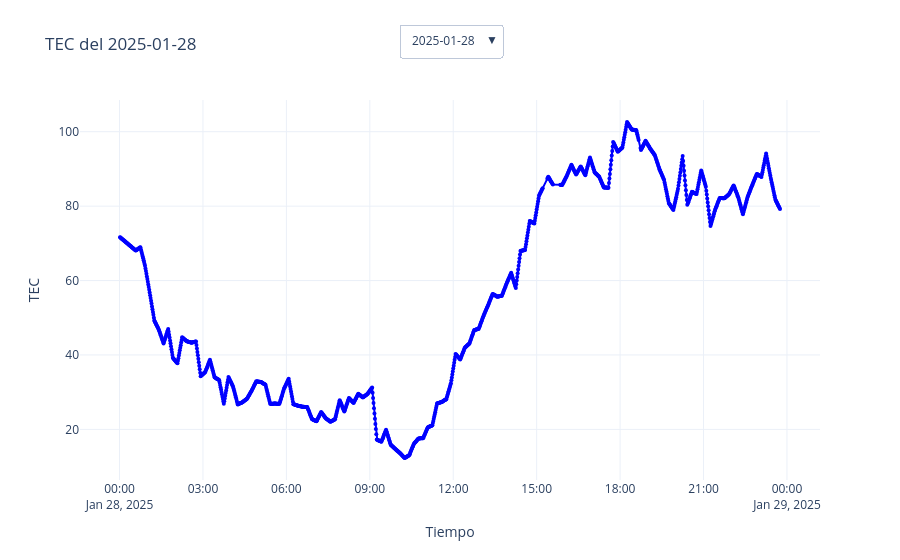
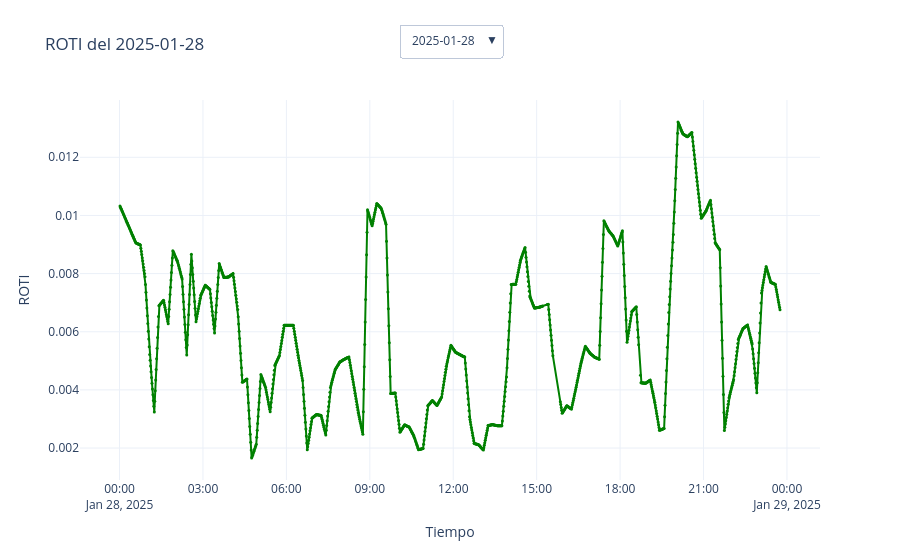

Notebook cell for these charts, in order:
### Markdown cell above
# **📊 5. Visualización interactiva de TEC y ROTI**

El siguiente bloque genera gráficos dinámicos por día de observación con cintilación, usando Plotly.

### Code cell
# =====================================
# 5. Visualización interactiva de TEC y ROTI
# =====================================

df = df_FINAL_CINT.copy()
df["Fecha"] = df["Tiempo"].dt.date
fechas_unicas = sorted(df["Fecha"].unique())
n_fechas = len(fechas_unicas)

trazas_tec, trazas_roti = [], []
botones_fechas_tec, botones_fechas_roti = [], []

for i, fecha in enumerate(fechas_unicas):
    inicio = pd.to_datetime(fecha)
    fin = inicio + timedelta(days=1)
    df_dia = df[(df["Tiempo"] >= inicio) & (df["Tiempo"] < fin)]

    # --- TEC ---
    trazas_tec.append(go.Scatter(
        x=df_dia["Tiempo"], y=df_dia["TEC"],
        mode="lines+markers",
        name=f"TEC - {fecha}",
        marker=dict(size=4, color="blue"),
        visible=(i == 0)
    ))

    # --- ROTI ---
    trazas_roti.append(go.Scatter(
        x=df_dia["Tiempo"], y=df_dia["ROTI"],
        mode="lines+markers",
        name=f"ROTI - {fecha}",
        marker=dict(size=3, color="green"),
        visible=(i == 0)
    ))

    # Botones de selección
    vis_tec = [False] * n_fechas
    vis_roti = [False] * n_fechas
    vis_tec[i] = True
    vis_roti[i] = True

    botones_fechas_tec.append(dict(
        label=str(fecha),
        method="update",
        args=[{"visible": vis_tec}, {"title": f"TEC del {fecha}"}]
    ))

    botones_fechas_roti.append(dict(
        label=str(fecha),
        method="update",
        args=[{"visible": vis_roti}, {"title": f"ROTI del {fecha}"}]
    ))

# --- Figura TEC ---
fig_tec = go.Figure(data=trazas_tec)
fig_tec.update_layout(
    title=f"TEC del {fechas_unicas[0]}",
    xaxis_title="Tiempo", yaxis_title="TEC",
    template="plotly_white",
    updatemenus=[dict(buttons=botones_fechas_tec, direction="down", showactive=True, x=0.5, y=1.2, xanchor="center", yanchor="top")],
    height=400
)

# --- Figura ROTI ---
fig_roti = go.Figure(data=trazas_roti)
fig_roti.update_layout(
    title=f"ROTI del {fechas_unicas[0]}",
    xaxis_title="Tiempo", yaxis_title="ROTI",
    template="plotly_white",
    updatemenus=[dict(buttons=botones_fechas_roti, direction="down", showactive=True, x=0.5, y=1.2, xanchor="center", yanchor="top")],
    height=400
)

fig_tec.show()
fig_roti.show()

### Figure 1 — Plotly figure (JSON) as saved in the notebook; plotly's stock layout.template omitted (floating-point values rounded to 4 significant figures; data arrays with more than 128 entries replaced by an {"elided": "..."} marker saying what was removed)
{"data": [{"marker": {"color": "blue", "size": 4}, "mode": "lines+markers", "name": "TEC - 2025-01-28", "type": "scatter", "visible": true, "x": {"elided": "1398 str values"}, "y": {"elided": "1398 float values"}}, {"marker": {"color": "blue", "size": 4}, "mode": "lines+markers", "name": "TEC - 2025-01-30", "type": "scatter", "visible": false, "x": {"elided": "1425 str values"}, "y": {"elided": "1425 float values"}}, {"marker": {"color": "blue", "size": 4}, "mode": "lines+markers", "name": "TEC - 2025-01-31", "type": "scatter", "visible": false, "x": {"elided": "1425 str values"}, "y": {"elided": "1425 float values"}}, {"marker": {"color": "blue", "size": 4}, "mode": "lines+markers", "name": "TEC - 2025-02-01", "type": "scatter", "visible": false, "x": {"elided": "1425 str values"}, "y": {"elided": "1425 float values"}}, {"marker": {"color": "blue", "size": 4}, "mode": "lines+markers", "name": "TEC - 2025-02-04", "type": "scatter", "visible": false, "x": {"elided": "1425 str values"}, "y": {"elided": "1425 float values"}}, {"marker": {"color": "blue", "size": 4}, "mode": "lines+markers", "name": "TEC - 2025-02-05", "type": "scatter", "visible": false, "x": {"elided": "1425 str values"}, "y": {"elided": "1425 float values"}}, {"marker": {"color": "blue", "size": 4}, "mode": "lines+markers", "name": "TEC - 2025-02-06", "type": "scatter", "visible": false, "x": {"elided": "1425 str values"}, "y": {"elided": "1425 float values"}}, {"marker": {"color": "blue", "size": 4}, "mode": "lines+markers", "name": "TEC - 2025-02-07", "type": "scatter", "visible": false, "x": {"elided": "1425 str values"}, "y": {"elided": "1425 float values"}}, {"marker": {"color": "blue", "size": 4}, "mode": "lines+markers", "name": "TEC - 2025-02-08", "type": "scatter", "visible": false, "x": {"elided": "1425 str values"}, "y": {"elided": "1425 float values"}}, {"marker": {"color": "blue", "size": 4}, "mode": "lines+markers", "name": "TEC - 2025-02-09", "type": "scatter", "visible": false, "x": {"elided": "1425 str values"}, "y": {"elided": "1425 float values"}}, {"marker": {"color": "blue", "size": 4}, "mode": "lines+markers", "name": "TEC - 2025-02-11", "type": "scatter", "visible": false, "x": {"elided": "1425 str values"}, "y": {"elided": "1425 float values"}}, {"marker": {"color": "blue", "size": 4}, "mode": "lines+markers", "name": "TEC - 2025-02-12", "type": "scatter", "visible": false, "x": {"elided": "1425 str values"}, "y": {"elided": "1425 float values"}}, {"marker": {"color": "blue", "size": 4}, "mode": "lines+markers", "name": "TEC - 2025-02-13", "type": "scatter", "visible": false, "x": {"elided": "1425 str values"}, "y": {"elided": "1425 float values"}}, {"marker": {"color": "blue", "size": 4}, "mode": "lines+markers", "name": "TEC - 2025-02-14", "type": "scatter", "visible": false, "x": {"elided": "1005 str values"}, "y": {"elided": "1005 float values"}}, {"marker": {"color": "blue", "size": 4}, "mode": "lines+markers", "name": "TEC - 2025-02-21", "type": "scatter", "visible": false, "x": {"elided": "1425 str values"}, "y": {"elided": "1425 float values"}}, {"marker": {"color": "blue", "size": 4}, "mode": "lines+markers", "name": "TEC - 2025-02-25", "type": "scatter", "visible": false, "x": {"elided": "1425 str values"}, "y": {"elided": "1425 float values"}}, {"marker": {"color": "blue", "size": 4}, "mode": "lines+markers", "name": "TEC - 2025-02-26", "type": "scatter", "visible": false, "x": {"elided": "1425 str values"}, "y": {"elided": "1425 float values"}}, {"marker": {"color": "blue", "size": 4}, "mode": "lines+markers", "name": "TEC - 2025-03-06", "type": "scatter", "visible": false, "x": {"elided": "1425 str values"}, "y": {"elided": "1425 float values"}}, {"marker": {"color": "blue", "size": 4}, "mode": "lines+markers", "name": "TEC - 2025-03-07", "type": "scatter", "visible": false, "x": {"elided": "1425 str values"}, "y": {"elided": "1425 float values"}}, {"marker": {"color": "blue", "size": 4}, "mode": "lines+markers", "name": "TEC - 2025-03-08", "type": "scatter", "visible": false, "x": {"elided": "1425 str values"}, "y": {"elided": "1425 float values"}}, {"marker": {"color": "blue", "size": 4}, "mode": "lines+markers", "name": "TEC - 2025-03-12", "type": "scatter", "visible": false, "x": {"elided": "1425 str values"}, "y": {"elided": "1425 float values"}}, {"marker": {"color": "blue", "size": 4}, "mode": "lines+markers", "name": "TEC - 2025-03-13", "type": "scatter", "visible": false, "x": {"elided": "1424 str values"}, "y": {"elided": "1424 float values"}}, {"marker": {"color": "blue", "size": 4}, "mode": "lines+markers", "name": "TEC - 2025-03-14", "type": "scatter", "visible": false, "x": {"elided": "1425 str values"}, "y": {"elided": "1425 float values"}}, {"marker": {"color": "blue", "size": 4}, "mode": "lines+markers", "name": "TEC - 2025-03-16", "type": "scatter", "visible": false, "x": {"elided": "1425 str values"}, "y": {"elided": "1425 float values"}}, {"marker": {"color": "blue", "size": 4}, "mode": "lines+markers", "name": "TEC - 2025-03-18", "type": "scatter", "visible": false, "x": {"elided": "1425 str values"}, "y": {"elided": "1425 float values"}}, {"marker": {"color": "blue", "size": 4}, "mode": "lines+markers", "name": "TEC - 2025-03-22", "type": "scatter", "visible": false, "x": {"elided": "1386 str values"}, "y": {"elided": "1386 float values"}}, {"marker": {"color": "blue", "size": 4}, "mode": "lines+markers", "name": "TEC - 2025-03-30", "type": "scatter", "visible": false, "x": {"elided": "1425 str values"}, "y": {"elided": "1425 float values"}}, {"marker": {"color": "blue", "size": 4}, "mode": "lines+markers", "name": "TEC - 2025-04-02", "type": "scatter", "visible": false, "x": {"elided": "1425 str values"}, "y": {"elided": "1425 float values"}}, {"marker": {"color": "blue", "size": 4}, "mode": "lines+markers", "name": "TEC - 2025-04-03", "type": "scatter", "visible": false, "x": {"elided": "1425 str values"}, "y": {"elided": "1425 float values"}}], "layout": {"autosize": true, "title": {"text": "TEC del 2025-01-28"}, "updatemenus": [{"buttons": [{"args": [{"visible": [true, false, false, false, false, false, false, false, false, false, false, false, false, false, false, false, false, false, false, false, false, false, false, false, false, false, false, false, false]}, {"title": "TEC del 2025-01-28"}], "label": "2025-01-28", "method": "update"}, {"args": [{"visible": [false, true, false, false, false, false, false, false, false, false, false, false, false, false, false, false, false, false, false, false, false, false, false, false, false, false, false, false, false]}, {"title": "TEC del 2025-01-30"}], "label": "2025-01-30", "method": "update"}, {"args": [{"visible": [false, false, true, false, false, false, false, false, false, false, false, false, false, false, false, false, false, false, false, false, false, false, false, false, false, false, false, false, false]}, {"title": "TEC del 2025-01-31"}], "label": "2025-01-31", "method": "update"}, {"args": [{"visible": [false, false, false, true, false, false, false, false, false, false, false, false, false, false, false, false, false, false, false, false, false, false, false, false, false, false, false, false, false]}, {"title": "TEC del 2025-02-01"}], "label": "2025-02-01", "method": "update"}, {"args": [{"visible": [false, false, false, false, true, false, false, false, false, false, false, false, false, false, false, false, false, false, false, false, false, false, false, false, false, false, false, false, false]}, {"title": "TEC del 2025-02-04"}], "label": "2025-02-04", "method": "update"}, {"args": [{"visible": [false, false, false, false, false, true, false, false, false, false, false, false, false, false, false, false, false, false, false, false, false, false, false, false, false, false, false, false, false]}, {"title": "TEC del 2025-02-05"}], "label": "2025-02-05", "method": "update"}, {"args": [{"visible": [false, false, false, false, false, false, true, false, false, false, false, false, false, false, false, false, false, false, false, false, false, false, false, false, false, false, false, false, false]}, {"title": "TEC del 2025-02-06"}], "label": "2025-02-06", "method": "update"}, {"args": [{"visible": [false, false, false, false, false, false, false, true, false, false, false, false, false, false, false, false, false, false, false, false, false, false, false, false, false, false, false, false, false]}, {"title": "TEC del 2025-02-07"}], "label": "2025-02-07", "method": "update"}, {"args": [{"visible": [false, false, false, false, false, false, false, false, true, false, false, false, false, false, false, false, false, false, false, false, false, false, false, false, false, false, false, false, false]}, {"title": "TEC del 2025-02-08"}], "label": "2025-02-08", "method": "update"}, {"args": [{"visible": [false, false, false, false, false, false, false, false, false, true, false, false, false, false, false, false, false, false, false, false, false, false, false, false, false, false, false, false, false]}, {"title": "TEC del 2025-02-09"}], "label": "2025-02-09", "method": "update"}, {"args": [{"visible": [false, false, false, false, false, false, false, false, false, false, true, false, false, false, false, false, false, false, false, false, false, false, false, false, false, false, false, false, false]}, {"title": "TEC del 2025-02-11"}], "label": "2025-02-11", "method": "update"}, {"args": [{"visible": [false, false, false, false, false, false, false, false, false, false, false, true, false, false, false, false, false, false, false, false, false, false, false, false, false, false, false, false, false]}, {"title": "TEC del 2025-02-12"}], "label": "2025-02-12", "method": "update"}, {"args": [{"visible": [false, false, false, false, false, false, false, false, false, false, false, false, true, false, false, false, false, false, false, false, false, false, false, false, false, false, false, false, false]}, {"title": "TEC del 2025-02-13"}], "label": "2025-02-13", "method": "update"}, {"args": [{"visible": [false, false, false, false, false, false, false, false, false, false, false, false, false, true, false, false, false, false, false, false, false, false, false, false, false, false, false, false, false]}, {"title": "TEC del 2025-02-14"}], "label": "2025-02-14", "method": "update"}, {"args": [{"visible": [false, false, false, false, false, false, false, false, false, false, false, false, false, false, true, false, false, false, false, false, false, false, false, false, false, false, false, false, false]}, {"title": "TEC del 2025-02-21"}], "label": "2025-02-21", "method": "update"}, {"args": [{"visible": [false, false, false, false, false, false, false, false, false, false, false, false, false, false, false, true, false, false, false, false, false, false, false, false, false, false, false, false, false]}, {"title": "TEC del 2025-02-25"}], "label": "2025-02-25", "method": "update"}, {"args": [{"visible": [false, false, false, false, false, false, false, false, false, false, false, false, false, false, false, false, true, false, false, false, false, false, false, false, false, false, false, false, false]}, {"title": "TEC del 2025-02-26"}], "label": "2025-02-26", "method": "update"}, {"args": [{"visible": [false, false, false, false, false, false, false, false, false, false, false, false, false, false, false, false, false, true, false, false, false, false, false, false, false, false, false, false, false]}, {"title": "TEC del 2025-03-06"}], "label": "2025-03-06", "method": "update"}, {"args": [{"visible": [false, false, false, false, false, false, false, false, false, false, false, false, false, false, false, false, false, false, true, false, false, false, false, false, false, false, false, false, false]}, {"title": "TEC del 2025-03-07"}], "label": "2025-03-07", "method": "update"}, {"args": [{"visible": [false, false, false, false, false, false, false, false, false, false, false, false, false, false, false, false, false, false, false, true, false, false, false, false, false, false, false, false, false]}, {"title": "TEC del 2025-03-08"}], "label": "2025-03-08", "method": "update"}, {"args": [{"visible": [false, false, false, false, false, false, false, false, false, false, false, false, false, false, false, false, false, false, false, false, true, false, false, false, false, false, false, false, false]}, {"title": "TEC del 2025-03-12"}], "label": "2025-03-12", "method": "update"}, {"args": [{"visible": [false, false, false, false, false, false, false, false, false, false, false, false, false, false, false, false, false, false, false, false, false, true, false, false, false, false, false, false, false]}, {"title": "TEC del 2025-03-13"}], "label": "2025-03-13", "method": "update"}, {"args": [{"visible": [false, false, false, false, false, false, false, false, false, false, false, false, false, false, false, false, false, false, false, false, false, false, true, false, false, false, false, false, false]}, {"title": "TEC del 2025-03-14"}], "label": "2025-03-14", "method": "update"}, {"args": [{"visible": [false, false, false, false, false, false, false, false, false, false, false, false, false, false, false, false, false, false, false, false, false, false, false, true, false, false, false, false, false]}, {"title": "TEC del 2025-03-16"}], "label": "2025-03-16", "method": "update"}, {"args": [{"visible": [false, false, false, false, false, false, false, false, false, false, false, false, false, false, false, false, false, false, false, false, false, false, false, false, true, false, false, false, false]}, {"title": "TEC del 2025-03-18"}], "label": "2025-03-18", "method": "update"}, {"args": [{"visible": [false, false, false, false, false, false, false, false, false, false, false, false, false, false, false, false, false, false, false, false, false, false, false, false, false, true, false, false, false]}, {"title": "TEC del 2025-03-22"}], "label": "2025-03-22", "method": "update"}, {"args": [{"visible": [false, false, false, false, false, false, false, false, false, false, false, false, false, false, false, false, false, false, false, false, false, false, false, false, false, false, true, false, false]}, {"title": "TEC del 2025-03-30"}], "label": "2025-03-30", "method": "update"}, {"args": [{"visible": [false, false, false, false, false, false, false, false, false, false, false, false, false, false, false, false, false, false, false, false, false, false, false, false, false, false, false, true, false]}, {"title": "TEC del 2025-04-02"}], "label": "2025-04-02", "method": "update"}, {"args": [{"visible": [false, false, false, false, false, false, false, false, false, false, false, false, false, false, false, false, false, false, false, false, false, false, false, false, false, false, false, false, true]}, {"title": "TEC del 2025-04-03"}], "label": "2025-04-03", "method": "update"}], "direction": "down", "showactive": true, "x": 0.5, "xanchor": "center", "y": 1.2, "yanchor": "top"}], "xaxis": {"autorange": true, "range": ["2025-01-27 22:36:16.4514", "2025-01-29 01:09:43.5486"], "title": {"text": "Tiempo"}, "type": "date"}, "yaxis": {"autorange": true, "range": [5.361, 109.6], "title": {"text": "TEC"}, "type": "linear"}}}

### Figure 2 — Plotly figure (JSON) as saved in the notebook; plotly's stock layout.template omitted (floating-point values rounded to 4 significant figures; data arrays with more than 128 entries replaced by an {"elided": "..."} marker saying what was removed)
{"data": [{"marker": {"color": "green", "size": 3}, "mode": "lines+markers", "name": "ROTI - 2025-01-28", "type": "scatter", "visible": true, "x": {"elided": "1398 str values"}, "y": {"elided": "1398 float values"}}, {"marker": {"color": "green", "size": 3}, "mode": "lines+markers", "name": "ROTI - 2025-01-30", "type": "scatter", "visible": false, "x": {"elided": "1425 str values"}, "y": {"elided": "1425 float values"}}, {"marker": {"color": "green", "size": 3}, "mode": "lines+markers", "name": "ROTI - 2025-01-31", "type": "scatter", "visible": false, "x": {"elided": "1425 str values"}, "y": {"elided": "1425 float values"}}, {"marker": {"color": "green", "size": 3}, "mode": "lines+markers", "name": "ROTI - 2025-02-01", "type": "scatter", "visible": false, "x": {"elided": "1425 str values"}, "y": {"elided": "1425 float values"}}, {"marker": {"color": "green", "size": 3}, "mode": "lines+markers", "name": "ROTI - 2025-02-04", "type": "scatter", "visible": false, "x": {"elided": "1425 str values"}, "y": {"elided": "1425 float values"}}, {"marker": {"color": "green", "size": 3}, "mode": "lines+markers", "name": "ROTI - 2025-02-05", "type": "scatter", "visible": false, "x": {"elided": "1425 str values"}, "y": {"elided": "1425 float values"}}, {"marker": {"color": "green", "size": 3}, "mode": "lines+markers", "name": "ROTI - 2025-02-06", "type": "scatter", "visible": false, "x": {"elided": "1425 str values"}, "y": {"elided": "1425 float values"}}, {"marker": {"color": "green", "size": 3}, "mode": "lines+markers", "name": "ROTI - 2025-02-07", "type": "scatter", "visible": false, "x": {"elided": "1425 str values"}, "y": {"elided": "1425 float values"}}, {"marker": {"color": "green", "size": 3}, "mode": "lines+markers", "name": "ROTI - 2025-02-08", "type": "scatter", "visible": false, "x": {"elided": "1425 str values"}, "y": {"elided": "1425 float values"}}, {"marker": {"color": "green", "size": 3}, "mode": "lines+markers", "name": "ROTI - 2025-02-09", "type": "scatter", "visible": false, "x": {"elided": "1425 str values"}, "y": {"elided": "1425 float values"}}, {"marker": {"color": "green", "size": 3}, "mode": "lines+markers", "name": "ROTI - 2025-02-11", "type": "scatter", "visible": false, "x": {"elided": "1425 str values"}, "y": {"elided": "1425 float values"}}, {"marker": {"color": "green", "size": 3}, "mode": "lines+markers", "name": "ROTI - 2025-02-12", "type": "scatter", "visible": false, "x": {"elided": "1425 str values"}, "y": {"elided": "1425 float values"}}, {"marker": {"color": "green", "size": 3}, "mode": "lines+markers", "name": "ROTI - 2025-02-13", "type": "scatter", "visible": false, "x": {"elided": "1425 str values"}, "y": {"elided": "1425 float values"}}, {"marker": {"color": "green", "size": 3}, "mode": "lines+markers", "name": "ROTI - 2025-02-14", "type": "scatter", "visible": false, "x": {"elided": "1005 str values"}, "y": {"elided": "1005 float values"}}, {"marker": {"color": "green", "size": 3}, "mode": "lines+markers", "name": "ROTI - 2025-02-21", "type": "scatter", "visible": false, "x": {"elided": "1425 str values"}, "y": {"elided": "1425 float values"}}, {"marker": {"color": "green", "size": 3}, "mode": "lines+markers", "name": "ROTI - 2025-02-25", "type": "scatter", "visible": false, "x": {"elided": "1425 str values"}, "y": {"elided": "1425 float values"}}, {"marker": {"color": "green", "size": 3}, "mode": "lines+markers", "name": "ROTI - 2025-02-26", "type": "scatter", "visible": false, "x": {"elided": "1425 str values"}, "y": {"elided": "1425 float values"}}, {"marker": {"color": "green", "size": 3}, "mode": "lines+markers", "name": "ROTI - 2025-03-06", "type": "scatter", "visible": false, "x": {"elided": "1425 str values"}, "y": {"elided": "1425 float values"}}, {"marker": {"color": "green", "size": 3}, "mode": "lines+markers", "name": "ROTI - 2025-03-07", "type": "scatter", "visible": false, "x": {"elided": "1425 str values"}, "y": {"elided": "1425 float values"}}, {"marker": {"color": "green", "size": 3}, "mode": "lines+markers", "name": "ROTI - 2025-03-08", "type": "scatter", "visible": false, "x": {"elided": "1425 str values"}, "y": {"elided": "1425 float values"}}, {"marker": {"color": "green", "size": 3}, "mode": "lines+markers", "name": "ROTI - 2025-03-12", "type": "scatter", "visible": false, "x": {"elided": "1425 str values"}, "y": {"elided": "1425 float values"}}, {"marker": {"color": "green", "size": 3}, "mode": "lines+markers", "name": "ROTI - 2025-03-13", "type": "scatter", "visible": false, "x": {"elided": "1424 str values"}, "y": {"elided": "1424 float values"}}, {"marker": {"color": "green", "size": 3}, "mode": "lines+markers", "name": "ROTI - 2025-03-14", "type": "scatter", "visible": false, "x": {"elided": "1425 str values"}, "y": {"elided": "1425 float values"}}, {"marker": {"color": "green", "size": 3}, "mode": "lines+markers", "name": "ROTI - 2025-03-16", "type": "scatter", "visible": false, "x": {"elided": "1425 str values"}, "y": {"elided": "1425 float values"}}, {"marker": {"color": "green", "size": 3}, "mode": "lines+markers", "name": "ROTI - 2025-03-18", "type": "scatter", "visible": false, "x": {"elided": "1425 str values"}, "y": {"elided": "1425 float values"}}, {"marker": {"color": "green", "size": 3}, "mode": "lines+markers", "name": "ROTI - 2025-03-22", "type": "scatter", "visible": false, "x": {"elided": "1386 str values"}, "y": {"elided": "1386 float values"}}, {"marker": {"color": "green", "size": 3}, "mode": "lines+markers", "name": "ROTI - 2025-03-30", "type": "scatter", "visible": false, "x": {"elided": "1425 str values"}, "y": {"elided": "1425 float values"}}, {"marker": {"color": "green", "size": 3}, "mode": "lines+markers", "name": "ROTI - 2025-04-02", "type": "scatter", "visible": false, "x": {"elided": "1425 str values"}, "y": {"elided": "1425 float values"}}, {"marker": {"color": "green", "size": 3}, "mode": "lines+markers", "name": "ROTI - 2025-04-03", "type": "scatter", "visible": false, "x": {"elided": "1425 str values"}, "y": {"elided": "1425 float values"}}], "layout": {"autosize": true, "title": {"text": "ROTI del 2025-01-28"}, "updatemenus": [{"buttons": [{"args": [{"visible": [true, false, false, false, false, false, false, false, false, false, false, false, false, false, false, false, false, false, false, false, false, false, false, false, false, false, false, false, false]}, {"title": "ROTI del 2025-01-28"}], "label": "2025-01-28", "method": "update"}, {"args": [{"visible": [false, true, false, false, false, false, false, false, false, false, false, false, false, false, false, false, false, false, false, false, false, false, false, false, false, false, false, false, false]}, {"title": "ROTI del 2025-01-30"}], "label": "2025-01-30", "method": "update"}, {"args": [{"visible": [false, false, true, false, false, false, false, false, false, false, false, false, false, false, false, false, false, false, false, false, false, false, false, false, false, false, false, false, false]}, {"title": "ROTI del 2025-01-31"}], "label": "2025-01-31", "method": "update"}, {"args": [{"visible": [false, false, false, true, false, false, false, false, false, false, false, false, false, false, false, false, false, false, false, false, false, false, false, false, false, false, false, false, false]}, {"title": "ROTI del 2025-02-01"}], "label": "2025-02-01", "method": "update"}, {"args": [{"visible": [false, false, false, false, true, false, false, false, false, false, false, false, false, false, false, false, false, false, false, false, false, false, false, false, false, false, false, false, false]}, {"title": "ROTI del 2025-02-04"}], "label": "2025-02-04", "method": "update"}, {"args": [{"visible": [false, false, false, false, false, true, false, false, false, false, false, false, false, false, false, false, false, false, false, false, false, false, false, false, false, false, false, false, false]}, {"title": "ROTI del 2025-02-05"}], "label": "2025-02-05", "method": "update"}, {"args": [{"visible": [false, false, false, false, false, false, true, false, false, false, false, false, false, false, false, false, false, false, false, false, false, false, false, false, false, false, false, false, false]}, {"title": "ROTI del 2025-02-06"}], "label": "2025-02-06", "method": "update"}, {"args": [{"visible": [false, false, false, false, false, false, false, true, false, false, false, false, false, false, false, false, false, false, false, false, false, false, false, false, false, false, false, false, false]}, {"title": "ROTI del 2025-02-07"}], "label": "2025-02-07", "method": "update"}, {"args": [{"visible": [false, false, false, false, false, false, false, false, true, false, false, false, false, false, false, false, false, false, false, false, false, false, false, false, false, false, false, false, false]}, {"title": "ROTI del 2025-02-08"}], "label": "2025-02-08", "method": "update"}, {"args": [{"visible": [false, false, false, false, false, false, false, false, false, true, false, false, false, false, false, false, false, false, false, false, false, false, false, false, false, false, false, false, false]}, {"title": "ROTI del 2025-02-09"}], "label": "2025-02-09", "method": "update"}, {"args": [{"visible": [false, false, false, false, false, false, false, false, false, false, true, false, false, false, false, false, false, false, false, false, false, false, false, false, false, false, false, false, false]}, {"title": "ROTI del 2025-02-11"}], "label": "2025-02-11", "method": "update"}, {"args": [{"visible": [false, false, false, false, false, false, false, false, false, false, false, true, false, false, false, false, false, false, false, false, false, false, false, false, false, false, false, false, false]}, {"title": "ROTI del 2025-02-12"}], "label": "2025-02-12", "method": "update"}, {"args": [{"visible": [false, false, false, false, false, false, false, false, false, false, false, false, true, false, false, false, false, false, false, false, false, false, false, false, false, false, false, false, false]}, {"title": "ROTI del 2025-02-13"}], "label": "2025-02-13", "method": "update"}, {"args": [{"visible": [false, false, false, false, false, false, false, false, false, false, false, false, false, true, false, false, false, false, false, false, false, false, false, false, false, false, false, false, false]}, {"title": "ROTI del 2025-02-14"}], "label": "2025-02-14", "method": "update"}, {"args": [{"visible": [false, false, false, false, false, false, false, false, false, false, false, false, false, false, true, false, false, false, false, false, false, false, false, false, false, false, false, false, false]}, {"title": "ROTI del 2025-02-21"}], "label": "2025-02-21", "method": "update"}, {"args": [{"visible": [false, false, false, false, false, false, false, false, false, false, false, false, false, false, false, true, false, false, false, false, false, false, false, false, false, false, false, false, false]}, {"title": "ROTI del 2025-02-25"}], "label": "2025-02-25", "method": "update"}, {"args": [{"visible": [false, false, false, false, false, false, false, false, false, false, false, false, false, false, false, false, true, false, false, false, false, false, false, false, false, false, false, false, false]}, {"title": "ROTI del 2025-02-26"}], "label": "2025-02-26", "method": "update"}, {"args": [{"visible": [false, false, false, false, false, false, false, false, false, false, false, false, false, false, false, false, false, true, false, false, false, false, false, false, false, false, false, false, false]}, {"title": "ROTI del 2025-03-06"}], "label": "2025-03-06", "method": "update"}, {"args": [{"visible": [false, false, false, false, false, false, false, false, false, false, false, false, false, false, false, false, false, false, true, false, false, false, false, false, false, false, false, false, false]}, {"title": "ROTI del 2025-03-07"}], "label": "2025-03-07", "method": "update"}, {"args": [{"visible": [false, false, false, false, false, false, false, false, false, false, false, false, false, false, false, false, false, false, false, true, false, false, false, false, false, false, false, false, false]}, {"title": "ROTI del 2025-03-08"}], "label": "2025-03-08", "method": "update"}, {"args": [{"visible": [false, false, false, false, false, false, false, false, false, false, false, false, false, false, false, false, false, false, false, false, true, false, false, false, false, false, false, false, false]}, {"title": "ROTI del 2025-03-12"}], "label": "2025-03-12", "method": "update"}, {"args": [{"visible": [false, false, false, false, false, false, false, false, false, false, false, false, false, false, false, false, false, false, false, false, false, true, false, false, false, false, false, false, false]}, {"title": "ROTI del 2025-03-13"}], "label": "2025-03-13", "method": "update"}, {"args": [{"visible": [false, false, false, false, false, false, false, false, false, false, false, false, false, false, false, false, false, false, false, false, false, false, true, false, false, false, false, false, false]}, {"title": "ROTI del 2025-03-14"}], "label": "2025-03-14", "method": "update"}, {"args": [{"visible": [false, false, false, false, false, false, false, false, false, false, false, false, false, false, false, false, false, false, false, false, false, false, false, true, false, false, false, false, false]}, {"title": "ROTI del 2025-03-16"}], "label": "2025-03-16", "method": "update"}, {"args": [{"visible": [false, false, false, false, false, false, false, false, false, false, false, false, false, false, false, false, false, false, false, false, false, false, false, false, true, false, false, false, false]}, {"title": "ROTI del 2025-03-18"}], "label": "2025-03-18", "method": "update"}, {"args": [{"visible": [false, false, false, false, false, false, false, false, false, false, false, false, false, false, false, false, false, false, false, false, false, false, false, false, false, true, false, false, false]}, {"title": "ROTI del 2025-03-22"}], "label": "2025-03-22", "method": "update"}, {"args": [{"visible": [false, false, false, false, false, false, false, false, false, false, false, false, false, false, false, false, false, false, false, false, false, false, false, false, false, false, true, false, false]}, {"title": "ROTI del 2025-03-30"}], "label": "2025-03-30", "method": "update"}, {"args": [{"visible": [false, false, false, false, false, false, false, false, false, false, false, false, false, false, false, false, false, false, false, false, false, false, false, false, false, false, false, true, false]}, {"title": "ROTI del 2025-04-02"}], "label": "2025-04-02", "method": "update"}, {"args": [{"visible": [false, false, false, false, false, false, false, false, false, false, false, false, false, false, false, false, false, false, false, false, false, false, false, false, false, false, false, false, true]}, {"title": "ROTI del 2025-04-03"}], "label": "2025-04-03", "method": "update"}], "direction": "down", "showactive": true, "x": 0.5, "xanchor": "center", "y": 1.2, "yanchor": "top"}], "xaxis": {"autorange": true, "range": ["2025-01-27 22:36:16.4514", "2025-01-29 01:09:43.5486"], "title": {"text": "Tiempo"}, "type": "date"}, "yaxis": {"autorange": true, "range": [0.0007689, 0.0141], "title": {"text": "ROTI"}, "type": "linear"}}}
